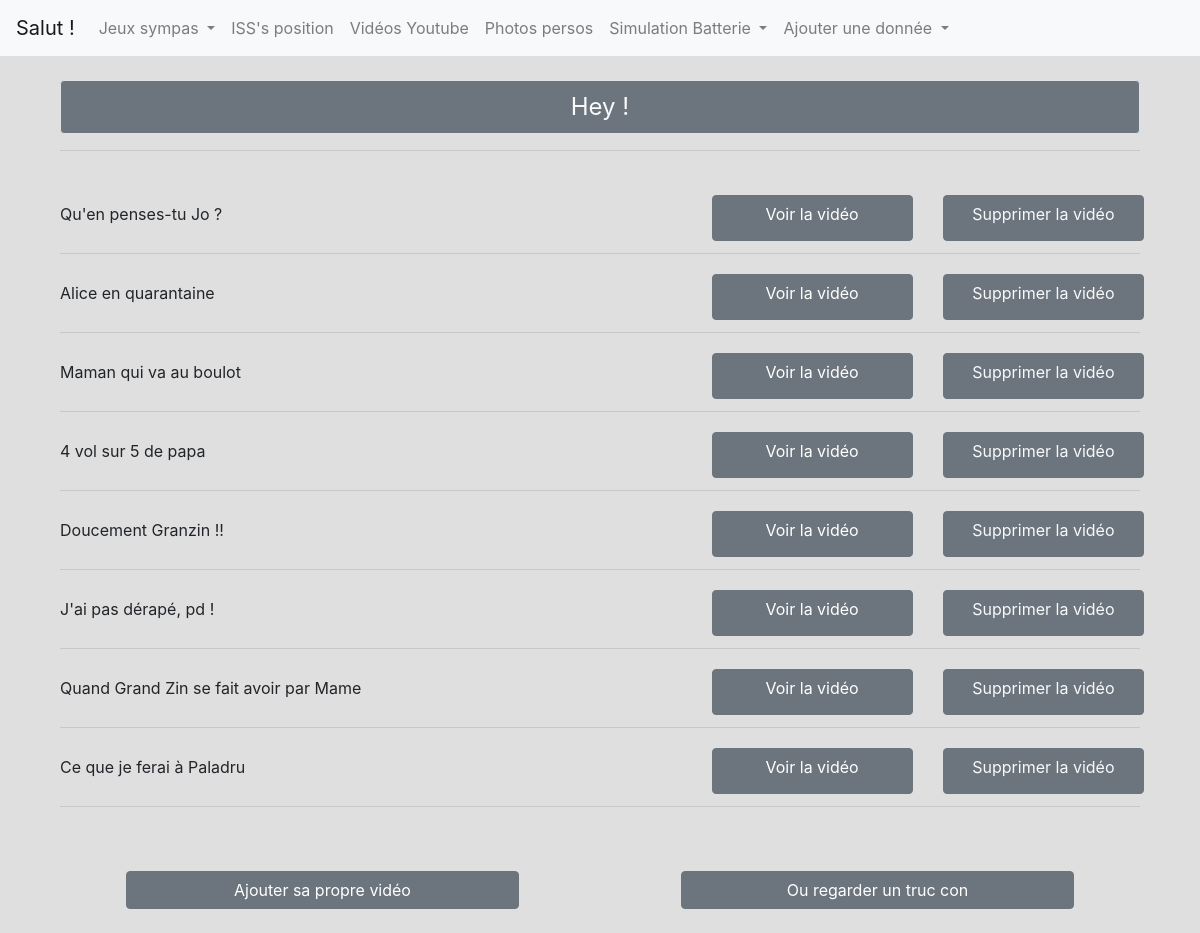
Screenshot of /blog/ with the database file from the repository.
### blog/models.py (models this page shows, shortened)
class Post(models.Model):
    title = models.CharField(max_length = 255)
    body = models.TextField()

### blog/views.py (the view)
# urls.py: path('', views.index, name = 'youtube'),
def index(request):
    posts = Post.objects.all()
    form = ArticleForm(request.POST)
    if form.is_valid():
    	p = Post()
    	p.title = form.cleaned_data['title']
    	p.body = form.cleaned_data['body']
    	p.save()
    return render(request, 'blog/index.html', {'post' : posts})

### blog/templates/blog/index.html (shortened to what this page needs)
{% extends 'layouts/base.html' %}
{% load static %}
{% block content %}
    <div class = "container">
        <link rel="stylesheet" href="{% static 'blog/css/style_video.css' %}">
        <div class="container-md">
            <div class="bg-secondary text-center text-light border rounded p-2" style="font-size: 1.5em;">
                Hey !
            </div>
            <hr>
            <br>
            {% for post in post %}
                <div class =  "row">
                    <div class = "col-lg-7 col-6 text-left my-auto"> {{ post.title }} </div>
                    <div class = "col-lg-5 col-6 text-right">
                        <div class = "row">
                            <div class = "col-lg-6 col-12">
                                <a class="btn btn-secondary w-100 h-100 m-1" href="{{ post.body }}" role="button"> Voir la vidéo</a>
                            </div>
                            <div class = "col-lg-6 col-12">
                                <a class="btn btn-secondary text-light w-100 h-100 m-1 delete_button" id = "{{ post.id }}" role="button"> Supprimer la vidéo</a>
                            </div>
                        </div>
                    </div>
                </div>
                <hr>
            {% endfor %}
            <br><br>
            <div class = "row text-center">
                <div class = "col-lg-6 col-12 my-1 my-lg-0">
                    <a class="btn btn-secondary w-75" href="{% url 'add_data' %}" role="button">Ajouter sa propre vidéo</a>
                </div>
                <div class = "col-lg-6 col-12 my-1 my-lg-0">
                    <a class="btn btn-secondary w-75" href="https://www.youtube.com/watch?v=BydSwOPuhF0" role="button">Ou regarder un truc con</a>
                </div>
            </div>
        </div>
    </div>
{% endblock %}

### templates/layouts/base.html (shortened to what this page needs)
{% load static %}
<html>
<head>
    <link rel="stylesheet" href="https://stackpath.bootstrapcdn.com/bootstrap/4.4.1/css/bootstrap.min.css">
    <link rel="stylesheet" href="{% static 'blog/style.css' %}">
    <link rel="stylesheet" href="{% static 'blog/lightbox.css' %}">
    <link href=”http://cdn.pydata.org/bokeh/release/bokeh-2.3.2.min.css" rel=”stylesheet” type=”text/css”>
    <link href=”http://cdn.pydata.org/bokeh/release/bokeh-widgets-2.3.2.min.css" rel=”stylesheet” type=”text/css”>
</head>
<body>
{% include 'layouts/_nav.html' %}
<br>
{% block content %}
{% endblock %}
{% include 'layouts/_footer.html' %}

### templates/layouts/_nav.html (shortened to what this page needs)
<nav class="navbar navbar-expand-lg navbar-light bg-light">
  <a class="navbar-brand" href="{% url 'Home' %}"> Salut !</a>
  <div class="collapse navbar-collapse" id="navbarSupportedContent">
    <ul class="navbar-nav mr-auto">
      <li class="nav-item dropdown">
        <a class="nav-link dropdown-toggle" href="#" id="navbarDropdown" role="button" data-toggle="dropdown" aria-haspopup="true" aria-expanded="false">
          Jeux sympas
        </a>
      </li>
      <li class="nav-item">
        <a class="nav-link" href="{% url 'pos_iss' %}">ISS's position </a>
      </li>
      <li class="nav-item">
        <a class="nav-link" href="{% url 'youtube' %}">Vidéos Youtube </a>
      </li>
      <li class="nav-item">
        <a class="nav-link" href="{% url 'voir_contacts' %}">Photos persos</a>
      </li>
      <li class="nav-item dropdown">
        <a class="nav-link dropdown-toggle" href="#" id="navbarDropdown" role="button" data-toggle="dropdown" aria-haspopup="true" aria-expanded="false">
          Simulation Batterie
        </a>
      </li>
      <li class="nav-item dropdown">
        <a class="nav-link dropdown-toggle" href="#" id="navbarDropdown" role="button" data-toggle="dropdown" aria-haspopup="true" aria-expanded="false">
          Ajouter une donnée
        </a>
      </li>
    </ul>
  </div>
</nav>

### templates/layouts/_footer.html
<footer class="page-footer font-small blue pt-4">
</footer>

### static/blog/style.css (style rules this page uses)
body { background-color: #00000020; }

### rows the page displays
Post: title "Qu'en penses-tu Jo ?"
Post: title "Alice en quarantaine"
Post: title "Maman qui va au boulot"
Post: title "4 vol sur 5 de papa"
Post: title "Doucement Granzin !!"
Post: title "J'ai pas dérapé, pd !"
Post: title "Quand Grand Zin se fait avoir par Mame"
Post: title "Ce que je ferai à Paladru"
